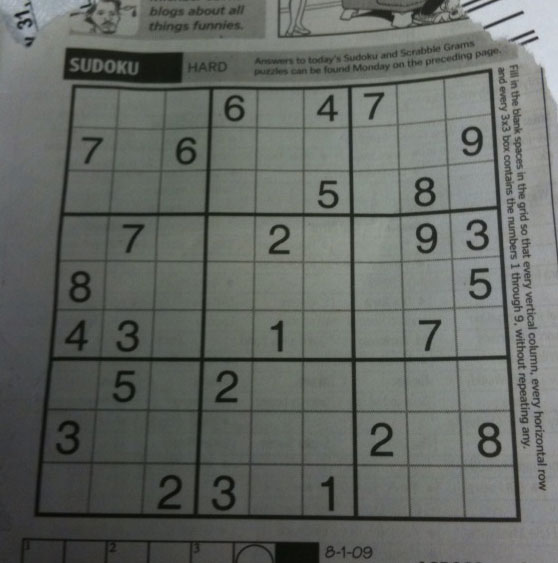
#> input picture DT_COE_COE1/Python_RPA_Study/CaptchaBreaking-with-DeepLearning/sudoku.png, 558 x 563 px
$ jupyter execute --allow-errors 'OpenCV를 이용한 이미지 전처리.ipynb'   (shell and % lines are left out)
#> lines starting #> are read from the running program, lines starting #| are printed output that depends on the picture; after the words box and inside, x2 and y2 are one past the last pixel; in counts of white or black regions, pixels touching at a corner belong together; long printed decimals are rounded
# OpenCV를 이용한 이미지 전처리

## OpenCV for Python 설치

```
conda install -c menpo opencv
```

[cell 1]
import cv2
import numpy as np
from matplotlib import pyplot as plt

## Homogenous Coordinate

homogenous coordinate는 2차원상의 점의 위치를 2차원 벡터가 아닌 3차원 벡터로 표현하는 방법이다.

다음과 같이 마지막 원소로 1을 augment하여 만든다.

$$ \mathbf{x} = \begin{pmatrix} x \\ y \\ 1 \end{pmatrix} $$

마지막 원소가 1이 아닌 경우에는 1로 스케일링 시킨 것과 동일한 위치를 가리킨다.

$$ \begin{pmatrix} x \\ y \\ w \end{pmatrix} = \begin{pmatrix} x/w \\ y/w \\ 1 \end{pmatrix} $$

homogenous coordinate를 사용하면 회전 변환과 이동을 하나의 행렬 곱으로 나타낼 수 있기 때문에 수식 및 연산이 간단해진다.

$$ \begin{pmatrix}x' \\ y'\end{pmatrix} = \mathbf{A}\begin{pmatrix}x \\ y\end{pmatrix} + \mathbf{t}  $$

$$ \mathbf{x'} = \begin{pmatrix} \mathbf{A} & \mathbf{t} \\ \mathbf{0} &  1\end{pmatrix}\mathbf{x} $$

이렇게 하나의 $4 \times 4$ 행렬로 2차원 좌표 변환을 할 때, 이 $4\times 4$ 행렬을 homography matrix 라고 부른다.

$$ \mathbf{x'} = \mathbf{H} \mathbf{x} $$

## Image Transform

### Rigid Transform

rigid transform 은 회전($\theta$), 이동($\mathbf{t}=(t_x, t_y)$), 두가지 요소만 사용하여 이미지를 변환한다.

$$ \mathbf{H} = \begin{pmatrix} \cos\theta & -\sin\theta & t_x \\ \sin\theta & \cos\theta & t_y \\ 0 & 0 & 1 \end{pmatrix} $$

### Similarity Transform

similarity transform 은 확대/축소(s), 회전($\theta$), 이동($\mathbf{t}=(t_x, t_y)$), 세가지 요소만 사용하여 이미지를 변환한다.

$$ \mathbf{H} = \begin{pmatrix} s\cos\theta & -s\sin\theta & t_x \\ s\sin\theta & s\cos\theta & t_y \\ 0 & 0 & 1 \end{pmatrix} $$

### Affine Transform

affine transform 은 homogenous coordinate의 선형 변환(행렬 곱)만 이용하여 이미지를 변환한다. 서로 수직이 아닌 좌표축도 이용할 수 있기 때문에 확대/축소, 회전, 이동 이외에도 각도 변환(대칭 찌그러짐)도 가능하다.

affine transform을 지정하는데는 3 점만 있으면 된다.

OpenCV에는 주어진 두 쌍의 3점으로부터 affine transform 을 위한 homography matrix를 계산하는 ``getAffineMatrix`` 함수와 실제로  affine transform 을 수행하는 ``warpAffine`` 함수가 있다.

[cell 2]
%cd ~/data

[cell 3]
img = cv2.imread('sudoku.png').astype(np.float32) / 255.0
rows, cols, ch = img.shape
#> rows = 563; cols = 558; ch = 3

[cell 4]
pts1 = np.float32([[73, 85], [488, 68], [36, 511]])
pts2 = np.float32([[20, 20], [320, 20], [20, 320]])
pts_x, pts_y = zip(*pts1)
plt.imshow(img, cmap=plt.cm.bone)
plt.scatter(pts_x, pts_y, c='w', s=100)
plt.show()
#> figure, not shown here; B, G, R data is drawn as R, G, B

[cell 5]
H = cv2.getAffineTransform(pts1, pts2)
H

[cell 6]
img2 = cv2.warpAffine(img, H, (cols, rows))
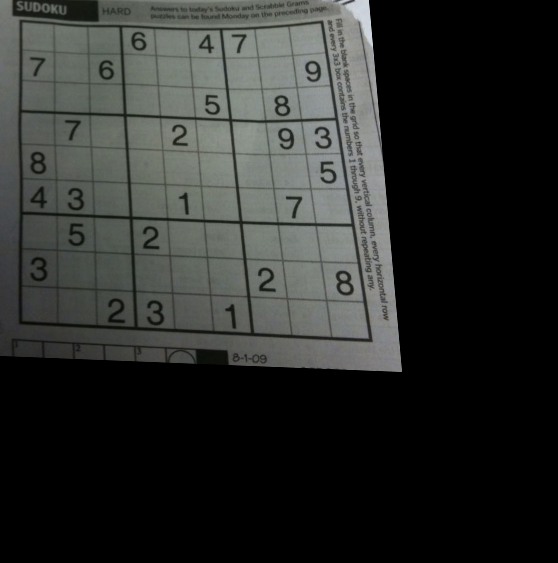
#> img2: shape (563, 558, 3) float32; mean B, G, R 0.171, 0.179, 0.172

[cell 7]
x_pts, y_pts = zip(*pts2)
plt.imshow(img2, cmap=plt.cm.bone)
plt.scatter(x_pts, y_pts, c='w', s=100)
plt.xlim(0, 350)
plt.ylim(350, 0)
plt.show()
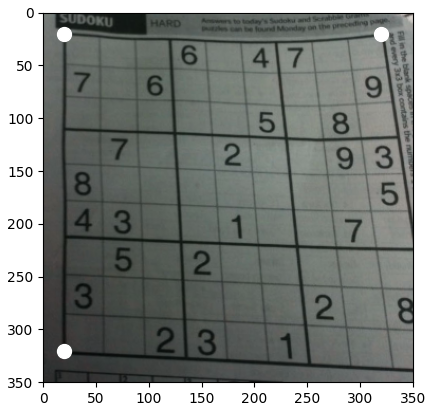
#> figure drawn by matplotlib, 1 panel; B, G, R data is drawn as R, G, B

### Perspective Transform

perspective transform 은 pin-hole camera 모형을 사용하여 2차원 이미지를 변환하는 방법이다.

affine transform을 지정하는데는 4 점만 있으면 된다.

OpenCV에는 주어진 두 쌍의 4점으로부터 perspective transform 을 위한 homography matrix를 계산하는 ``getPerspectiveTransform`` 함수와 실제로  affine transform 을 수행하는 ``warpPerspective`` 함수가 있다.

[cell 8]
pts1 = np.float32([[73, 85], [488, 68], [36, 511], [518, 518]])
pts2 = np.float32([[20, 20], [320, 20], [20, 320], [320, 320]])
pts_x, pts_y = zip(*pts1)
plt.imshow(img, cmap=plt.cm.bone)
plt.scatter(pts_x, pts_y, c='w', s=100)
plt.show()
#> figure, not shown here; B, G, R data is drawn as R, G, B

[cell 9]
H = cv2.getPerspectiveTransform(pts1, pts2)
H

[cell 10]
img2 = cv2.warpPerspective(img, H, (cols, rows))
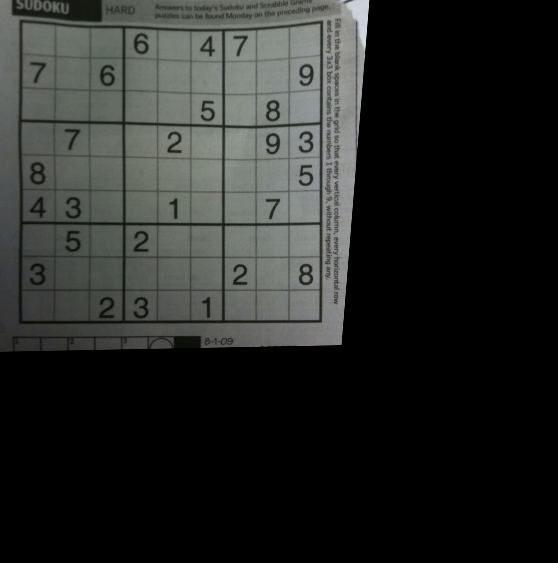
#> img2: shape (563, 558, 3) float32; mean B, G, R 0.151, 0.159, 0.152

[cell 11]
x_pts, y_pts = zip(*pts2)
plt.imshow(img2, cmap=plt.cm.bone)
plt.scatter(x_pts, y_pts, c='w', s=100)
plt.xlim(0, 350)
plt.ylim(350, 0)
plt.show()
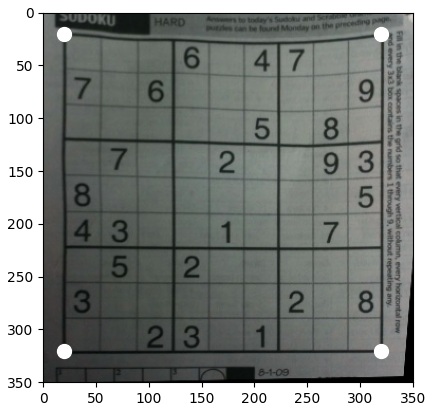
#> figure drawn by matplotlib, 1 panel; B, G, R data is drawn as R, G, B

## Feature Detection

이미지에 있는 코너, 라인, 특징점, 얼굴 등의 feature point의 위치와 특성을 검출

### Corner Detection

corner point 는 이미지의 명도의 차이 즉 intensity의 변화가 모든 방향으로 큰 점을 말한다.

OpenCV는 코너를 검출하기 위한 다음 세 가지 알고리즘과 명령을 제공한다.

* ``cornerHarris``: Harris Corner Detector
* ``goodFeaturesToTrack``: Shi-Tomasi Corner Detector

[cell 12]
gray = cv2.cvtColor(img, cv2.COLOR_BGR2GRAY)

[cell 13]
dst = cv2.cornerHarris(gray, 9, 3, 0.01)
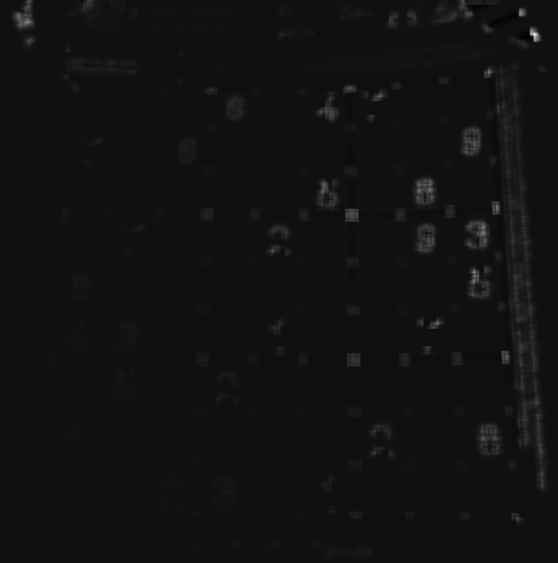
#> dst: shape (563, 558) float32; min -9.29e-05, max 0.00136, mean 9.47e-06; drawn with min black and max white
dst = cv2.dilate(dst, None)
ret, dst = cv2.threshold(dst, 0.001 * dst.max(), 1, 0)
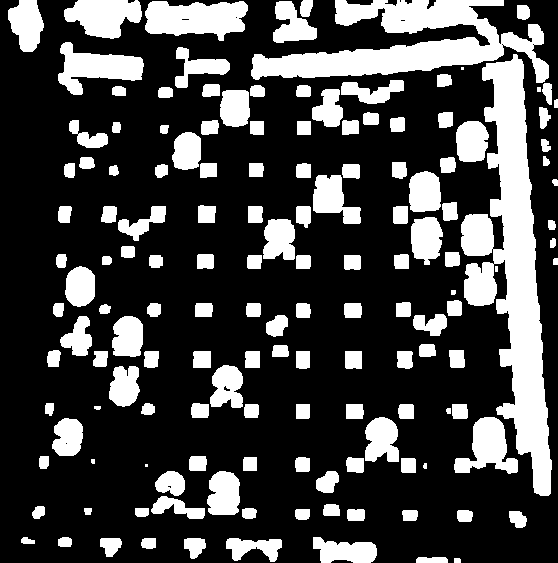
#> dst: shape (563, 558) float32; values 0 (black) and 1 (white), 26.6% white; 148 white regions (4 under 20 px), largest, box (x1, y1, x2, y2) and area: (461, 54, 552, 496) 16822, (251, 0, 549, 83) 11064, (145, 1, 248, 41) 3013
#> ret = 1.36e-06
dst = np.uint8(dst)

[cell 14]
plt.imshow(img)
plt.imshow(dst, alpha=0.25)
plt.show()
#> figure, not shown here; B, G, R data is drawn as R, G, B

[cell 15]
corners = cv2.goodFeaturesToTrack(gray, 500, 0.001, 40)
#> corners = 132 rows, first 8: [533, 31], [15, 15], [475, 234], [335, 182], [464, 150], [475, 278], [518, 265], [431, 241]
corners = np.int0(corners)

[cell 16]
plt.imshow(img)
plt.scatter(corners[:, 0, 0], corners[:, 0, 1], s=20, c="w")
plt.show()
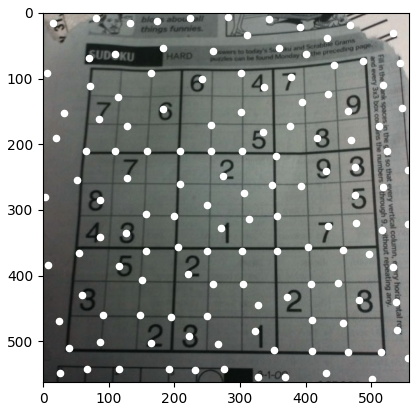
#> figure drawn by matplotlib, 1 panel; B, G, R data is drawn as R, G, B

### Edge Detection

Edge Detection는 단순히 명암이 크게 바뀌는 부분 즉, 인텐서티가 큰 포인트를 검출하는 것이다.

* ``Canny``: Canny Edge Detector

[cell 17]
edges = cv2.Canny(np.uint8(img * 255), 50, 100)
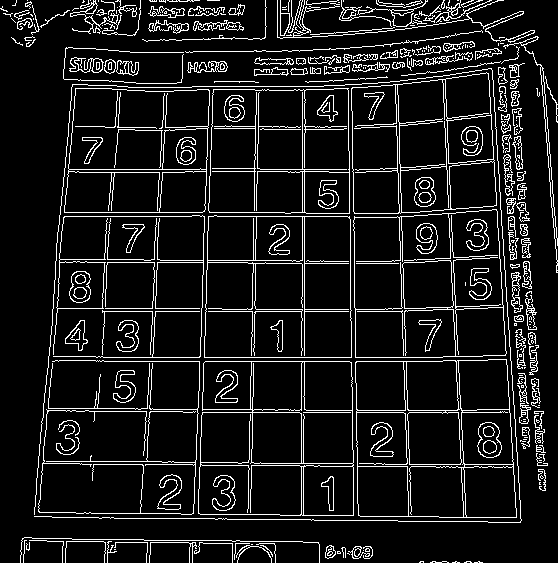
#> edges: shape (563, 558); 10% white in thin lines or dots

[cell 18]
plt.imshow(edges)
plt.show()

### Line Detection

line detection은 검출된 edge로부터 직선을 이루는 부분을 찾아낸다.

[cell 19]
lines = cv2.HoughLinesP(edges, 1, np.pi / 180.0, 100, 400, 10)
#> lines = 298 rows, first 6: [104, 361, 199, 361], [303, 412, 350, 412], [400, 216, 413, 216], [208, 311, 252, 311], [209, 202, 209, 179], [204, 357, 351, 357]

[cell 20]
plt.imshow(img)
for x1, y1, x2, y2 in lines[0]:
    plt.plot([x1, x2], [y1, y2], c='w')
#> this loop made 1 pass
plt.show()
#> figure, not shown here; B, G, R data is drawn as R, G, B

### SIFT

SIFT(Scale-Invariant Feature Transform)은 특징점의 크기와 각도까지 같이 계산하여 이미지의 크기가 변하거나 회전해도 동일한 특징점을 찾을 수 있도록 하는 방법이다.

또한 특징점 근처의 이미지 특성(히스토그램)도 같이 계산해서 특징점 이미지의 모양도 구별할 수 있도록 한다.

[cell 21]
sift = cv2.xfeatures2d.SIFT_create()

[cell 22]
kps, des = sift.detectAndCompute(np.uint8(img * 255), None)
#> kps = 1725 keypoints; strongest (x, y, size): (536, 38, 2.6), (532, 32, 2.7), (521, 13, 2.7), (18, 15, 3.5)

[cell 23]
kp0 = kps[0]
#> kp0 = keypoint at (16.6, 19.8), size 3.1
print("pt=({},{}), size={}, angle={}".format(kp0.pt[0], kp0.pt[0], kp0.size, kp0.angle))
#| pt=(16.634,16.634), size=3.121, angle=110.324

[cell 24]
pts_x = [kp.pt[0] for kp in kps]
#> pts_x = 1725 values from 16.63 to 554.1
pts_y = [kp.pt[1] for kp in kps]
#> pts_y = 1725 values, max 556.1 at index 853, min 2.84 at index 124, mean 235.8
pts_s = [kp.size for kp in kps]
#> pts_s = 1725 values, max 36.72 at index 1383, min 1.8 at index 258, mean 3.97

plt.imshow(img)
plt.scatter(pts_x, pts_y, s=pts_s, c="w")
plt.show()
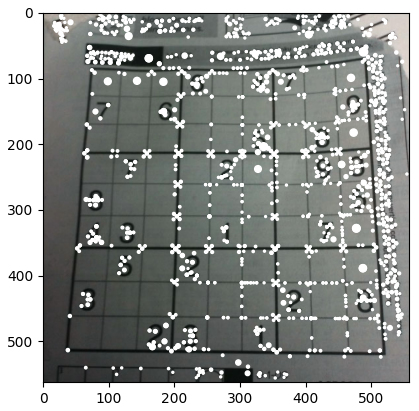
#> figure drawn by matplotlib, 1 panel; B, G, R data is drawn as R, G, B

[cell 25]
plt.bar(np.arange(len(des[0])), des[0])
plt.show()
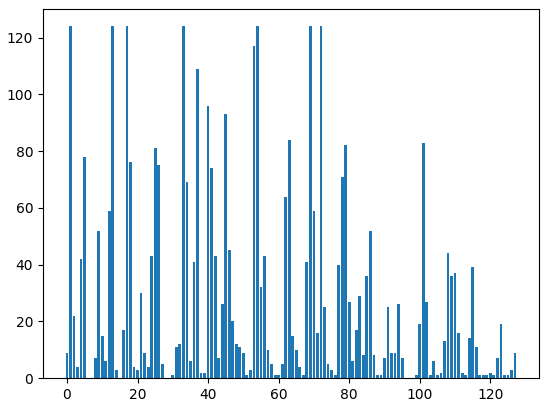
#> figure drawn by matplotlib, 1 panel

### SURF

SURF(Speeded-Up Robust Features)는 인텐서티 계산 방법을 간략화 하는 등의 방법으로 SIFT 방법의 속도와 안정성을 개선한 것이다.

#> (a cell that did not finish here is left out)

#> (a cell that did not finish here is left out)

[cell 28]
kp0 = kps[0]
print("pt=({},{}), size={}, angle={}".format(kp0.pt[0], kp0.pt[0], kp0.size, kp0.angle))
#| pt=(16.634,16.634), size=3.121, angle=110.324
